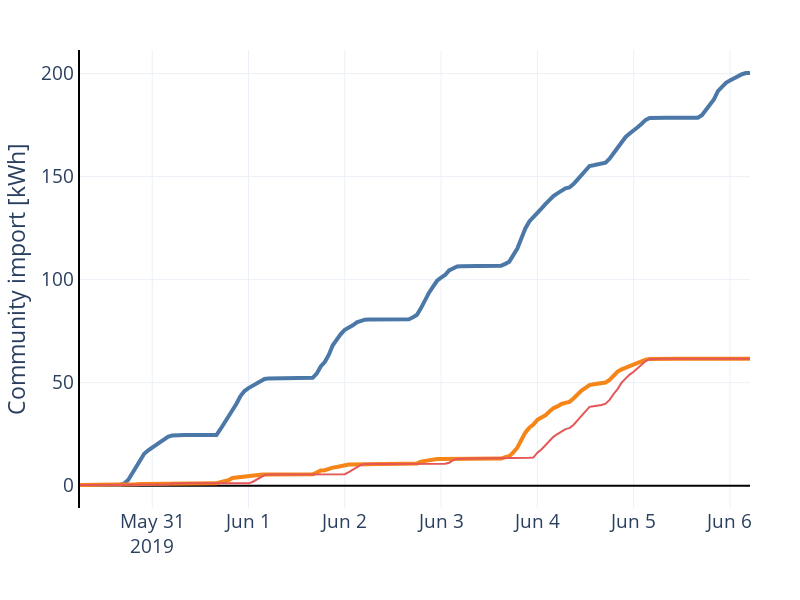

Write notebook code for a chart like this one.
### Code cell
graph = perfect_communityimport_concat.loc[:end].copy()
graph.columns = ["check_perfect"]

graph["Total"] = _individuals.loc[graph.index[0]:graph.index[-1], house_ids].sum(axis=1)
graph["pv_production_kw"] = pv_size * len(house_ids) * _individuals.loc[graph.index[0]:graph.index[-1], "pv_1kw"]
print(f"Check PV size = {pv_size} kWp")

graph["PV_only"] = (graph["Total"] - graph["pv_production_kw"]).clip(lower=0)
graph["Perfect"] = (graph["Total"] - graph["pv_production_kw"] + perfect_schedules_concat.sum(axis=1)).clip(lower=0)
graph["Reactive"] = (graph["Total"].resample(freq).ffill() 
                     - graph["pv_production_kw"].resample(freq).ffill()
                     + result[[f"{name}_storage" for name in house_ids]].sum(axis=1)).resample("15T").mean().clip(lower=0)

np.testing.assert_almost_equal(
    graph["Perfect"].sum(), graph["check_perfect"].sum(),
    decimal=7, verbose=True)
graph.drop(columns=["Total", "pv_production_kw", "check_perfect"], inplace=True)

graph = graph.cumsum(axis=0) / 4
graph = graph.resample("60T").last()

fig = px.line(graph.loc[:end, ["PV_only", "Perfect", "Reactive"]])

fig.data[0].update(line_width=4)
fig.data[1].update(line_width=4)
fig.update_layout(
    layout,
    height=600,
    width=800,
    showlegend=False,
    xaxis_title="",
    yaxis_title="Community import [kWh]",
    yaxis_showline=True, yaxis_linewidth=2, yaxis_linecolor='black',
    xaxis_showline=False, xaxis_linewidth=2, xaxis_linecolor='black',
    xaxis_tickangle=0)
fig.show()
fig.write_image(f"results/reactive_ffill_data.svg")

### Figure 1 — Plotly figure (JSON) as saved in the notebook; plotly's stock layout.template omitted (floating-point values rounded to 4 significant figures; data arrays with more than 128 entries replaced by an {"elided": "..."} marker saying what was removed)
{"data": [{"hovertemplate": "variable=PV_only<br>Index=%{x}<br>value=%{y}<extra></extra>", "legendgroup": "PV_only", "line": {"color": "#4C78A8", "dash": "solid", "width": 4}, "marker": {"symbol": "circle"}, "mode": "lines", "name": "PV_only", "orientation": "v", "showlegend": true, "type": "scatter", "x": {"elided": "168 str values"}, "xaxis": "x", "y": {"elided": "168 float values"}, "yaxis": "y"}, {"hovertemplate": "variable=Perfect<br>Index=%{x}<br>value=%{y}<extra></extra>", "legendgroup": "Perfect", "line": {"color": "#F58518", "dash": "solid", "width": 4}, "marker": {"symbol": "circle"}, "mode": "lines", "name": "Perfect", "orientation": "v", "showlegend": true, "type": "scatter", "x": {"elided": "168 str values"}, "xaxis": "x", "y": {"elided": "168 float values"}, "yaxis": "y"}, {"hovertemplate": "variable=Reactive<br>Index=%{x}<br>value=%{y}<extra></extra>", "legendgroup": "Reactive", "line": {"color": "#E45756", "dash": "solid"}, "marker": {"symbol": "circle"}, "mode": "lines", "name": "Reactive", "orientation": "v", "showlegend": true, "type": "scatter", "x": {"elided": "168 str values"}, "xaxis": "x", "y": {"elided": "168 float values"}, "yaxis": "y"}], "layout": {"font": {"size": 19}, "height": 600, "legend": {"title": {"text": "variable"}, "tracegroupgap": 0}, "margin": {"b": 10, "l": 20, "r": 50, "t": 50}, "showlegend": false, "width": 800, "xaxis": {"anchor": "y", "autorange": true, "domain": [0, 1], "linecolor": "black", "linewidth": 2, "range": ["2019-05-30 06:00", "2019-06-06 05:00"], "showline": false, "tickangle": 0, "title": {"text": ""}, "type": "date", "zerolinecolor": "black", "zerolinewidth": 2}, "yaxis": {"anchor": "x", "autorange": true, "domain": [0, 1], "linecolor": "black", "linewidth": 2, "range": [-10.86, 211.5], "showline": true, "title": {"text": "Community import [kWh]"}, "type": "linear", "zerolinecolor": "black", "zerolinewidth": 2}}}
